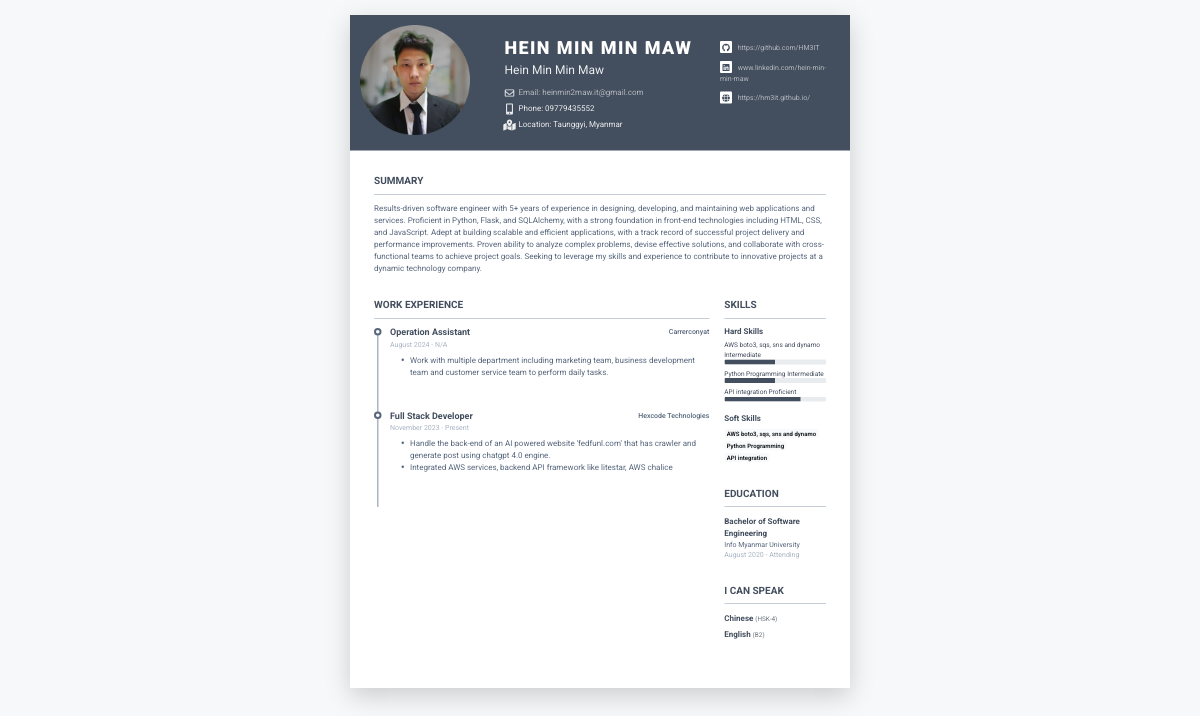
Screenshot of /auth/template-preview with the database file from the repository.
### tables.py (models this page shows)
class Resume(Base):
    __tablename__ = "resume"
    id: Mapped[str] = mapped_column(primary_key=True)
    template_id: Mapped[int] = mapped_column(ForeignKey("template.id"))
    user_id: Mapped[int] = mapped_column(ForeignKey("users.id"))
    username: Mapped[str] = mapped_column(String(40), nullable=False)
    profession: Mapped[str] = mapped_column(String(40), nullable=False)
    image_file_path:Mapped[str] = mapped_column(String(150), nullable=True)
    phone: Mapped[str] = mapped_column(String(40), nullable=False)
    email: Mapped[str] = mapped_column(String(40), nullable=False)
    summary: Mapped[str] = mapped_column(Text, nullable=False)
    address_id: Mapped[int] = mapped_column(ForeignKey("address.id"))
    address: Mapped["Address"] = relationship(
        back_populates="resumes"
    )
    social_media: Mapped[List[SocialMedia]] = relationship(
        back_populates="resume", cascade="all, delete-orphan"
    )
    languages: Mapped[List[Language]] = relationship(
        back_populates="resume", cascade="all, delete-orphan"
    )
    work_experiences: Mapped[List[WorkExperience]] = relationship(
        back_populates="resume", cascade="all, delete-orphan"
    )
    educations: Mapped[List[Education]] = relationship(
        back_populates="resume", cascade="all, delete-orphan"
    )
    skills: Mapped[List[Skill]] = relationship(
        back_populates="resume", cascade="all, delete-orphan"
    )
    template: Mapped["Template"] = relationship("Template", back_populates="resumes")
    user: Mapped["User"] = relationship(back_populates="resumes")

class Address(Base):
    __tablename__ = "address"
    id: Mapped[str] = mapped_column(primary_key=True, default=lambda: str(uuid.uuid4()))
    city: Mapped[str] = mapped_column(String(40), nullable=False)
    country: Mapped[str] = mapped_column(String(40), nullable=False)
    __table_args__ = (
        UniqueConstraint('city', 'country', name='unique_city_country'),
    )
    resumes: Mapped[List["Resume"]] = relationship(
        back_populates="address"
    )

class SocialMedia(Base):
    __tablename__ = "social_media"
    id: Mapped[str] = mapped_column(primary_key=True, default=lambda: str(uuid.uuid4()))
    resume_id: Mapped[int] = mapped_column(ForeignKey("resume.id"))
    name: Mapped[SocialMediaPlatform] = mapped_column(Enum(SocialMediaPlatform, name="social_media_enum"))
    link:Mapped[str] = mapped_column(String(100), nullable=False)
    resume: Mapped["Resume"] = relationship(back_populates="social_media")

class WorkExperience(Base):
    __tablename__ = "work_experience"
    id: Mapped[str] = mapped_column(primary_key=True, default=lambda: str(uuid.uuid4()))
    resume_id: Mapped[int] = mapped_column(ForeignKey("resume.id"))
    company_name: Mapped[str] = mapped_column(String(40), nullable=False)
    position: Mapped[str] = mapped_column(String(40), nullable=False)
    location: Mapped[str] = mapped_column(String(150))
    start_date: Mapped[Date] = mapped_column(Date)
    end_date: Mapped[Date] = mapped_column(Date, nullable= True)
    is_working: Mapped[bool] = mapped_column(Boolean)
    achievement: Mapped[str] = mapped_column(nullable=True)
    resume: Mapped["Resume"] = relationship(back_populates="work_experiences")

class Skill(Base):
    __tablename__ = "skill"
    id: Mapped[str] = mapped_column(primary_key=True, default=lambda: str(uuid.uuid4()))
    resume_id: Mapped[int] = mapped_column(ForeignKey("resume.id"))
    name: Mapped[str] = mapped_column(String(30))
    proficiency: Mapped[Proficiency] = mapped_column(Enum(Proficiency, name="proficiency_enum"))
    resume: Mapped["Resume"] = relationship(back_populates="skills")

class Education(Base):
    __tablename__ = "education"
    id: Mapped[str] = mapped_column(primary_key=True, default=lambda: str(uuid.uuid4()))
    name: Mapped[str] = mapped_column(String(40), nullable=False)
    location: Mapped[str] = mapped_column(String(150))
    resume_id: Mapped[int] = mapped_column(ForeignKey("resume.id"))
    degree: Mapped[str] = mapped_column(String(40), nullable=False)
    start_date: Mapped[Date] = mapped_column(Date)
    end_date: Mapped[Date] = mapped_column(Date, nullable= True)
    is_studying: Mapped[bool] = mapped_column(Boolean)
    resume: Mapped["Resume"] = relationship(back_populates="educations")

class Language(Base):
    __tablename__ = "language"
    id: Mapped[str] = mapped_column(primary_key=True, default=lambda: str(uuid.uuid4()))
    resume_id: Mapped[int] = mapped_column(ForeignKey("resume.id"))
    name:Mapped[str] = mapped_column(String(100), nullable=False)
    fluent_level:Mapped[str] = mapped_column(String(100), nullable=False)
    resume: Mapped["Resume"] = relationship(back_populates="languages")

### app.py (the view)
@app.route("/auth/template-preview", methods=["GET"])
def render_template_preview():
    resume_id = "c64095dc-deab-4398-b44f-2f966df08d5a"
    with get_session() as session:
        resume:Resume = session.query(Resume).options(
            joinedload(Resume.work_experiences),
            joinedload(Resume.educations),
            joinedload(Resume.skills),
            joinedload(Resume.address),
            joinedload(Resume.template),
            joinedload(Resume.user),
            joinedload(Resume.languages),
            joinedload(Resume.social_media)
        ).first()
        return render_template('resume-templates/template1.html', resume=resume)

### app.py (called while the page is built)
def replace_newlines(text):
    formatted_text = re.sub(r'\n(.)', r'</li><li>\1', text)
    return f"<li>{formatted_text}</li>"

### db.py (called while the page is built)
@contextmanager
def get_session(scope_func=None):
    session = scoped_session(Session, scopefunc=scope_func)
    try:
        yield session
        session.commit()
    except Exception:
        session.rollback()
        raise
    finally:
        session.remove()

### templates/resume-templates/template1.html (shortened to what this page needs)
<!DOCTYPE html>
<head>
	<link id="theme-style" rel="stylesheet" href="{{url_for('static',filename='css/template1.css')}}">
</head>
<body>
	<article class="resume-wrapper text-center position-relative" id="resume-preview">
		<div class="resume-wrapper-inner mx-auto text-left bg-white shadow-lg">
			<header class="resume-header pt-4 pt-md-0">
				<div class="media flex-column flex-md-row">
					{% if resume.image_file_path %}
					<div id="profile-div">
						<img src="{{ url_for('static', filename=resume.image_file_path) }}" alt="image" width="220"
							height="220">
					</div>
					{% endif %}
					<div class="media-body p-4 d-flex flex-column flex-md-row mx-auto mx-lg-0">
						<div class="primary-info">
							<h1 class="name mt-0 mb-1 text-white text-uppercase text-uppercase">{{ resume.username }}
							</h1>
							<div class="title mb-3">{{ resume.profession }}</div>
							<ul class="list-unstyled">
								<li class="mb-2">
									<i class="far fa-envelope fa-fw mr-2" data-fa-transform="grow-3"></i><a
										href="mailto:{{resume.email }}">Email: {{
									resume.email }}</a>
								</li>
								<li class="mb-2"><a><i class="fas fa-mobile-alt fa-fw mr-2"
											data-fa-transform="grow-6"></i>Phone: {{
										resume.phone }}</a></li>
								<li class="mb-2"><a><i class="fas  fa-map-marked-alt fa-fw mr-2"
											data-fa-transform="grow-6"></i>Location:
										{{ resume.address.city }}, {{ resume.address.country }}</a></li>
							</ul>
						</div>
						<div class="secondary-info ml-md-auto mt-2">
							<ul class="resume-social list-unstyled">
								{% if resume.social_media %}
								{% for social_media in resume.social_media %}
								<li class="mb-3">
									<a href="{{ social_media['link'] }}">
										<span class="fa-container text-center mr-2">
											{% if social_media['name'].value.lower() == 'portfolio' %}
											<i class="fas fa-globe"></i>
											{% else %}
											<i class="fab fa-{{ social_media['name'].value.lower() }}"></i>
											{% endif %}
										</span>
										{{ social_media["link"] }}
									</a>
								</li>
								{% endfor %}
								{% endif %}
							</ul>
						</div>
					</div>
				</div>
			</header>
			<div class="resume-body p-5">
				<section class="resume-section summary-section mb-5">
					<h2 class="resume-section-title text-uppercase font-weight-bold pb-3 mb-3">Summary</h2>
					<div class="resume-section-content">
						<p class="mb-0">{{resume.summary}} </p>
					</div>
				</section>
				<div class="row">
					<div class="col-lg-9">
						<section class="resume-section experience-section mb-5">
							<h2 class="resume-section-title text-uppercase font-weight-bold pb-3 mb-3">Work Experience
							</h2>
							<div class="resume-section-content">
								<div class="resume-timeline position-relative">
									{% for experience in resume.work_experiences %}
									<article class="resume-timeline-item position-relative pb-5">
										<div class="resume-timeline-item-header mb-2">
											<div class="d-flex flex-column flex-md-row">
												<h3 class="resume-position-title font-weight-bold mb-1">{{
													experience.position }}</h3>
												<div class="resume-company-name ml-auto">
													{{ experience.company_name }}</div>
											</div>
											<div class="resume-position-time">
												{% if experience.start_date %}{{ experience.start_date.strftime('%B %Y')
												}}{% endif %}
												-
												{% if experience.is_working %}
												Present
												{% else %}
												{% if experience.end_date %}{{ experience.end_date.strftime('%B %Y')
												}}{% else %}N/A{% endif %}
												{% endif %}
											</div>
										</div>
										<div class="resume-timeline-item-desc">
											<ul>
												{{ experience.achievement | replace_newlines | safe }}
											</ul>
										</div>
									</article>
									{% endfor %}
								</div>
							</div>
						</section>
					</div>
					<div class="col-lg-3">
						<section class="resume-section skills-section mb-5">
							<h2 class="resume-section-title text-uppercase font-weight-bold pb-3 mb-3">Skills</h2>
							<div class="resume-section-content">
								<div class="resume-skill-item">
									<h4 class="resume-skills-cat font-weight-bold">Hard Skills</h4>
									<ul class="list-unstyled mb-4">
										{% set proficiency_levels = {
										'BEGINNER': 25,
										'INTERMEDIATE': 50,
										'PROFICIENT': 75,
										'EXPERT': 100
										} %}
										{% for skill in resume.skills %}
										<li class="mb-2">
											<div class="resume-skill-name">{{ skill.name }} <span
													class="resume-skill-proficiency">{{ skill.proficiency.name.title()
													}}</span>
											</div>
											<div class="progress resume-progress">
												<div class="progress-bar" class="progress-bar theme-progress-bar-dark"
													role="progressbar"
													aria-valuenow="{{ proficiency_levels[skill.proficiency.name] }}"
													aria-valuemin="0" aria-valuemax="100">
												</div>
											</div>
										</li>
										{% endfor %}
									</ul>
								</div>
										{% set proficiency_levels = {
										'BEGINNER': 25,
										'INTERMEDIATE': 50,
										'PROFICIENT': 75,
										'EXPERT': 100
										} %}
								<div class="resume-skill-item">
									<h4 class="resume-skills-cat font-weight-bold">Soft Skills</h4>
									<ul class="list-inline">
										{% for skill in resume.skills %}
										<li class="list-inline-item"><span class="badge badge-light">{{ skill.name
												}}</span></li>
										{% endfor %}
									</ul>
								</div>
							</div>
						</section>
						<section class="resume-section education-section mb-5">
							<h2 class="resume-section-title text-uppercase font-weight-bold pb-3 mb-3">Education</h2>
							<div class="resume-section-content">
								<ul class="list-unstyled">
									{% for education in resume.educations %}
									<li class="mb-2">
										<div class="resume-degree font-weight-bold">{{ education.degree }}</div>
										<div class="resume-degree-org">{{ education.name }}</div>
										<div class="resume-degree-time">
											{% if education.start_date %}{{
											education.start_date.strftime('%B %Y') }}{% endif %}
											-
											{% if education.is_studying %}
											Attending
											{% else %}
											{% if education.end_date %}{{ education.end_date.strftime('%B %Y') }}{% else
											%}N/A{% endif %}
											{% endif %}
										</div>
									</li>
									{% endfor %}
								</ul>
							</div>
						</section>
						<section class="resume-section language-section mb-5">
							<h2 class="resume-section-title text-uppercase font-weight-bold pb-3 mb-3">I Can Speak
							</h2>
							<div class="resume-section-content">
								<ul class="list-unstyled resume-lang-list">
									{% if resume.languages|length > 0 %}
									{% for language in resume.languages %}
									<li class="mb-2"><span
											class="resume-lang-name font-weight-bold">{{language["name"]}}</span>
										<small
											class="text-muted font-weight-normal">({{language["fluent_level"]}})</small>
									</li>
									{% endfor %}
									{% endif %}
								</ul>
							</div>
						</section>
</body>
</html>

### templates/resume-templates/template1.html (style rules this page uses)
a { color: #2287C9; text-decoration: underline; }

### rows the page displays
Resume: image_file_path (picture), username "HEIN MIN MIN MAW", profession "Hein Min Min Maw", email "heinmin2maw.it@gmail.com", phone "09779435552", summary "Results-driven software engineer with 5+ years of experience in designing, developing, and maintaining web applications and services. Proficient in Python, Flask, and SQLAlchemy, with a strong foundation in front-end technologies including HTML, CSS, and JavaScript. Adept at building scalable and efficient applications, with a track record of successful project delivery and performance improvements. Proven ability to analyze complex problems, devise effective solutions, and collaborate with cross-functional teams to achieve project goals. Seeking to leverage my skills and experience to contribute to innovative projects at a dynamic technology company."
Address: address.city "Taunggyi", address.country "Myanmar"
SocialMedia: link "https://github.com/HM3IT"
SocialMedia: link "www.linkedin.com/hein-min-min-maw"
SocialMedia: name "PORTFOLIO" (drawn), link "https://hm3it.github.io/"
WorkExperience: position "Operation Assistant", company_name "Carrerconyat", start_date "August 2024", is_working "N/A", achievement "Work with multiple department including marketing team, business development team and customer service team to perform daily tasks."
WorkExperience: position "Full Stack Developer", company_name "Hexcode Technologies", start_date "November 2023", is_working "Present", achievement "Handle the back-end of an AI powered website 'fedfunl.com' that has crawler and generate post using chatgpt 4.0 engine. Integrated AWS services, backend API framework like litestar, AWS chalice"
Skill: name "AWS boto3, sqs, sns and dynamo", proficiency.name "Intermediate"
Skill: name "Python Programming", proficiency.name "Intermediate"
Skill: name "API integration", proficiency.name "Proficient"
Education: degree "Bachelor of Software Engineering", name "Info Myanmar University", start_date "August 2020", is_studying "Attending"
Language: name "Chinese", fluent_level "HSK-4"
Language: name "English", fluent_level "B2"
